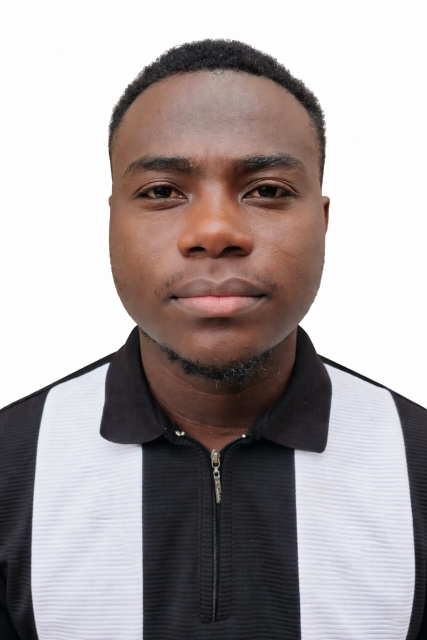
#> input picture Desktop/kiu_document_system/uploads/students/30/passport_photo/passport_photo_30_61b75c1d18db.jpg, 853 x 1280 px (shown at 1/2 size); its folder holds only this picture in this run
$ python verify.py ../uploads/students/30/passport_photo/passport_photo_30_61b75c1d18db.jpg
#> lines starting #> are read from the running program, lines starting #| are printed output that depends on the picture; after the words box and inside, x2 and y2 are one past the last pixel; in counts of white or black regions, pixels touching at a corner belong together
#> (reads Desktop/kiu_document_system/python/config.json from the repository)
### Desktop/kiu_document_system/python/preprocess.py
from __future__ import annotations

from pathlib import Path
from typing import Optional

import numpy as np


# [4 lines left out: function preprocess_image, not called in this run]


def preprocess_image_variants(path: str, expected_type: str | None = None) -> list[str]:
    """Return preprocessed image paths, with bank-slip-focused variants when applicable."""
    try:
        import cv2  # type: ignore
    except Exception:
        return []

    source = Path(path)
    image = cv2.imread(str(source))
#> image is the input picture: shape (1280, 853, 3); mean B, G, R 162.1, 161.8, 170.1
    if image is None:
        return []

    gray = cv2.cvtColor(image, cv2.COLOR_BGR2GRAY)
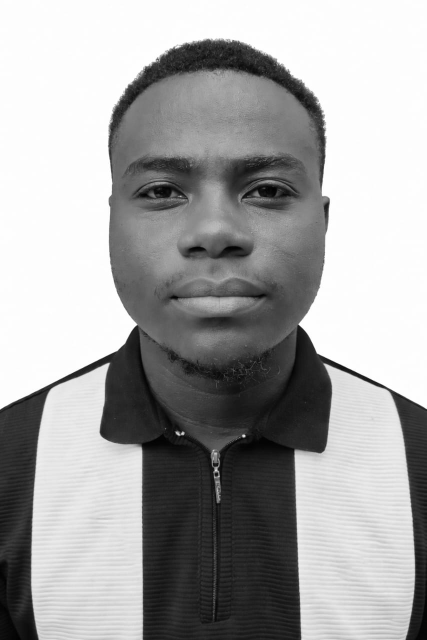
#> gray: shape (1280, 853) (shown at 1/2 size); min 0, max 255, mean 164.3
    gray = cv2.fastNlMeansDenoising(gray, h=25)
    base_processed = cv2.adaptiveThreshold(
        gray,
        255,
        cv2.ADAPTIVE_THRESH_GAUSSIAN_C,
        cv2.THRESH_BINARY,
        31,
        11,
    )
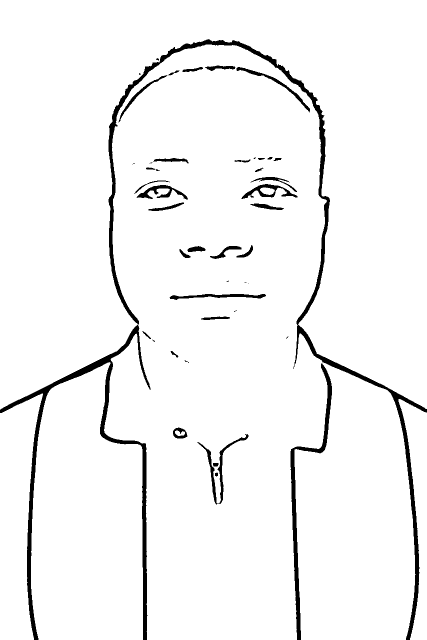
#> base_processed: shape (1280, 853) (shown at 1/2 size); 95.7% white; 48 black regions (16 under 20 px), largest, box (x1, y1, x2, y2) and area: (0, 78, 853, 1280) 30603, (581, 727, 664, 1280) 4923, (394, 868, 497, 1009) 1554

    outputs: list[str] = []

    out_path = source.with_name(source.stem + "_ocr_preprocessed.png")
    cv2.imwrite(str(out_path), base_processed)
    outputs.append(str(out_path))

    if expected_type == "bank_slip":
        # Add a high-contrast variant to make handwritten totals clearer.
        clahe = cv2.createCLAHE(clipLimit=2.5, tileGridSize=(8, 8))
        enhanced = clahe.apply(gray)
        bank_processed = cv2.adaptiveThreshold(
            enhanced,
            255,
            cv2.ADAPTIVE_THRESH_GAUSSIAN_C,
            cv2.THRESH_BINARY,
            35,
            8,
        )
        bank_path = source.with_name(source.stem + "_ocr_bank_preprocessed.png")
        cv2.imwrite(str(bank_path), bank_processed)
        outputs.append(str(bank_path))

        # Crop the lower section where TOTAL and amount-in-words are typically placed.
        height, width = bank_processed.shape[:2]
        y0 = int(height * 0.55)
        y1 = int(height * 0.98)
        x0 = int(width * 0.04)
        x1 = int(width * 0.96)
        if y1 > y0 and x1 > x0:
            lower_crop = bank_processed[y0:y1, x0:x1]
            if lower_crop.size > 0:
                crop_path = source.with_name(source.stem + "_ocr_bank_total_crop.png")
                cv2.imwrite(str(crop_path), lower_crop)
                outputs.append(str(crop_path))

    return outputs


# [68 lines left out: function preprocess_handwritten_digit_line_variants, not called in this run]

### Desktop/kiu_document_system/python/ocr.py
from __future__ import annotations

import os
import re
import shutil
import subprocess
import uuid
from pathlib import Path

from preprocess import preprocess_image_variants


IMAGE_EXTENSIONS = {".jpg", ".jpeg", ".png", ".bmp", ".tif", ".tiff"}
OCR_PSM_MODES = (3, 12, 11, 6)
_COMMON_OCR_KEYWORDS = (
    "admission",
    "certificate",
    "school",
    "student",
    "university",
    "bank",
    "receipt",
    "reference",
    "date",
    "name",
    "program",
    "course",
    "result",
    "exam",
    "academic",
    "campus",
    "uganda",
    "admitted",
)
_TYPE_OCR_HINTS = {
    "admission_letter": (
        "admission",
        "admitted",
        "offer",
        "program",
        "programme",
        "entry",
        "intake",
        "registrar",
    ),
    "certificate": (
        "certificate",
        "exam",
        "grade",
        "result",
        "education",
        "school",
        "university",
    ),
    "former_school_id": (
        "school",
        "student",
        "id",
        "card",
        "valid",
        "institution",
        "member",
        "year",
    ),
    "bank_slip": (
        "bank",
        "receipt",
        "reference",
        "transaction",
        "amount",
        "paid",
        "deposit",
        "cash",
        "teller",
    ),
    "award_letter": (
        "award",
        "bursary",
        "scholarship",
        "sponsorship",
        "financial",
        "aid",
    ),
    "national_id_passport": (
        "national",
        "passport",
        "identity",
        "citizenship",
        "dob",
    ),
}


def _find_executable(name: str, env_name: str, candidates: list[str]) -> str | None:
    configured = os.environ.get(env_name)
    if configured and Path(configured).is_file():
        return configured

    discovered = shutil.which(name)
    if discovered:
        return discovered

    for candidate in candidates:
        expanded = Path(os.path.expandvars(candidate))
        if expanded.is_file():
            return str(expanded)

    return None


# [17 lines left out: function _run_command, not called in this run]


def _ocr_with_tesseract(image_path: str, psm: int) -> str:
    tesseract = _find_executable("tesseract", "TESSERACT_PATH", [
        r"C:\Program Files\Tesseract-OCR\tesseract.exe",
        r"C:\Program Files (x86)\Tesseract-OCR\tesseract.exe",
    ])
    if not tesseract:
        return ""

    return _run_command([tesseract, image_path, "stdout", "--oem", "1", "--psm", str(psm)], timeout=35)


# [71 lines left out: functions _ocr_tesseract_digits_whitelist, _digits_whitelist_ocr_candidates, _score_candidate, not called in this run]


def _best_text_candidate(candidates: list[str], expected_type: str | None = None) -> str:
    best_text = ""
    best_score = (-1, -1, -1, -1, -1)
    for candidate in candidates:
        score = _score_candidate(candidate, expected_type)
        if score > best_score:
            best_score = score
            best_text = candidate
    return best_text


# [28 lines left out: function _extract_pdf_text_candidates, not called in this run]


def _extract_image_text_candidates(path: str, expected_type: str | None = None) -> list[str]:
    prepared_paths = preprocess_image_variants(path, expected_type)
    if not prepared_paths:
        prepared_paths = [path]

    handwritten_paths: list[str] = []
    if expected_type == "bank_slip":
        try:
            from preprocess import preprocess_handwritten_digit_line_variants

            handwritten_paths = preprocess_handwritten_digit_line_variants(path)
        except Exception:
            handwritten_paths = []

    merged_paths = list(dict.fromkeys(prepared_paths + handwritten_paths))

    candidates: list[str] = []

    # Full-page binarization variants multiply cost; whitelist digits only on raw + ink-focused stacks.
    digit_whitelist_base_paths = (
        list(dict.fromkeys([path] + handwritten_paths))
        if expected_type == "bank_slip"
        else []
    )

    for prepared_path in merged_paths:
        for psm in OCR_PSM_MODES:
            text = _ocr_with_tesseract(prepared_path, psm)
            if text:
                candidates.append(text)

    if digit_whitelist_base_paths:
        for base_path in digit_whitelist_base_paths:
            for dz in _digits_whitelist_ocr_candidates(base_path):
                candidates.append(dz)

    return candidates


def _extract_image_text(path: str, expected_type: str | None = None) -> str:
    return _best_text_candidate(_extract_image_text_candidates(path, expected_type), expected_type)


# [58 lines left out: functions _text_needs_image_ocr, _extract_scanned_pdf_text_candidates, not called in this run]


def extract_text_candidates(path: str, expected_type: str | None = None) -> list[str]:
    file_path = Path(path)
    suffix = file_path.suffix.lower()

    if suffix == ".pdf":
        return _extract_pdf_text_candidates(str(file_path), expected_type)

    if suffix in IMAGE_EXTENSIONS:
        return _extract_image_text_candidates(str(file_path), expected_type)

    try:
        raw = file_path.read_bytes()[:262144]
        text = raw.decode("utf-8", errors="ignore").strip()
        return [text] if text else []
    except Exception:
        return []


def extract_text(path: str, expected_type: str | None = None) -> str:
    text = _best_text_candidate(extract_text_candidates(path, expected_type), expected_type)

    # Tag very wide TOTAL-row screenshots so parsers do not hallucinate totals from handwritten digits alone.
    if expected_type == "bank_slip" and Path(path).suffix.lower() in IMAGE_EXTENSIONS:
        try:
            from PIL import Image

            with Image.open(path) as img:
                w, h = img.size
                if (w / max(1, h)) >= 2.5 and "DOCUMENT_SUBTYPE probable_total_row_only" not in text:
                    text = (text + "\nDOCUMENT_SUBTYPE probable_total_row_only").strip()
        except Exception:
            pass

    return text

### Desktop/kiu_document_system/python/validators/rules.py
from __future__ import annotations

import json
import re
from functools import lru_cache
from pathlib import Path
from typing import Any


def normalize(text: str) -> str:
    return re.sub(r"\s+", " ", text.lower()).strip()


def _collapse_alnum(text: str) -> str:
    """Return lowercase string with only alphanumeric characters (for fuzzy matching)."""
    return re.sub(r"[^a-z0-9]", "", text.lower())


# [42 lines left out: function _bank_slip_ocr_text_looks_like_app_ui, not called in this run]


_BANK_SLIP_CHARGE_LINE_RE = re.compile(
    r"bank\s*(?:charge|charges|fee|fees)|charge(?:s|\s*$)|commission|stamp\s*duty|handling\s*f",
    re.IGNORECASE,
)


# [7 lines left out: function _bank_slip_narrow_total_crop_marked, not called in this run]


def fuzzy_contains(text: str, keyword: str) -> bool:
    """Check whether keyword appears in text allowing for OCR noise like extra spaces/newlines/stamps.

    This compares collapsed alphanumeric forms as a cheap fuzzy match without extra deps.
    """
    if not text or not keyword:
        return False
    norm = normalize(text)
    if keyword.lower() in norm:
        return True
    return _collapse_alnum(keyword) in _collapse_alnum(text)


STOPWORDS = {
    "the", "and", "for", "with", "this", "that", "from", "your", "you", "are",
    "has", "have", "will", "shall", "to", "of", "in", "on", "or", "a", "an",
    "as", "by", "is", "be", "no", "not", "it", "at", "if", "within",
}


# [46 lines left out: functions reference_tokens, load_reference_standards, reference_similarity_score, not called in this run]


def classify_document(text: str, config: dict[str, Any], expected_type: str | None = None) -> tuple[str, int]:
#> called with text = ''
    normalized = normalize(text)
    if expected_type in config["document_rules"]:
        return expected_type, 85

    scores: dict[str, int] = {}
    for document_type, rule in config["document_rules"].items():
        score = 0
        for keyword in rule.get("keywords", []):
            if fuzzy_contains(text, keyword):
                score += 12
        scores[document_type] = min(score, 100)

    if not scores:
        return "unknown", 0

    document_type = max(scores, key=scores.get)
    return (document_type, scores[document_type]) if scores[document_type] > 0 else ("unknown", 0)


# [378 lines left out: functions extract_fields, _parse_amount_token, _extract_bank_slip_amount, detect_risk_flags, validate_document, not called in this run]

### Desktop/kiu_document_system/python/verify.py
from __future__ import annotations

import argparse
import hashlib
import json
import struct
import sys
from pathlib import Path
from typing import Any

from ocr import extract_text
from validators import classify_document, validate_document


ENGINE_VERSION = "1.0.0"


IMAGE_EXTENSIONS = {".jpg", ".jpeg", ".png", ".bmp", ".tif", ".tiff"}


def load_config() -> dict[str, Any]:
    config_path = Path(__file__).with_name("config.json")
    return json.loads(config_path.read_text(encoding="utf-8"))


def clean_result(result: dict[str, Any]) -> dict[str, Any]:
    result.setdefault("document_type", "unknown")
    result.setdefault("status", "REJECTED")
    result.setdefault("confidence_score", 0)
    result.setdefault("extracted_fields", {})
    result.setdefault("missing_fields", [])
    result.setdefault("risk_flags", [])
    result.setdefault("engine_version", ENGINE_VERSION)
    return result


def verify_file(file_path: str, expected_type: str | None = None) -> dict[str, Any]:
    config = load_config()
    path = Path(file_path)

    if not path.exists() or not path.is_file():
        return clean_result({
            "document_type": expected_type or "unknown",
            "status": "REJECTED",
            "confidence_score": 0,
            "extracted_fields": {},
            "missing_fields": [],
            "risk_flags": ["invalid file"],
            "error": "File does not exist",
        })

    max_size = int(config.get("max_file_size_mb", 10)) * 1024 * 1024
    if path.stat().st_size <= 0:
        return clean_result({
            "document_type": expected_type or "unknown",
            "status": "REJECTED",
            "confidence_score": 0,
            "extracted_fields": {},
            "missing_fields": [],
            "risk_flags": ["empty file"],
        })

    if path.stat().st_size > max_size:
        return clean_result({
            "document_type": expected_type or "unknown",
            "status": "REJECTED",
            "confidence_score": 0,
            "extracted_fields": {},
            "missing_fields": [],
            "risk_flags": ["file exceeds verification size limit"],
        })

    if expected_type == "passport_photo":
        return verify_passport_photo(path)

    text = extract_text(str(path), expected_type)
    if path.suffix.lower() == ".pdf" and _looks_like_pdf_binary(text):
        return clean_result({
            "document_type": expected_type or "unknown",
            "status": "REVIEW",
            "confidence_score": 50,
            "extracted_fields": {},
            "missing_fields": [],
            "risk_flags": ["PDF text extraction unavailable; install Poppler/Tesseract for full automated verification"],
            "ocr_text_hash": hashlib.sha256(text.encode("utf-8", errors="ignore")).hexdigest() if text else None,
            "ocr_text_preview": text[:500],
        })
    document_type, classification_score = classify_document(text, config, expected_type)

    if document_type not in config["document_rules"]:
        return clean_result({
            "document_type": "unknown",
            "status": "REVIEW" if text.strip() else "REJECTED",
            "confidence_score": min(classification_score, 40),
            "extracted_fields": {},
            "missing_fields": [],
            "risk_flags": ["unable to classify document"] if text.strip() else ["OCR failure", "empty text"],
            "ocr_text_hash": hashlib.sha256(text.encode("utf-8", errors="ignore")).hexdigest() if text else None,
        })

    result = validate_document(text, document_type, config)
    result["document_type"] = document_type
    result["classification_score"] = classification_score
    result["ocr_text_hash"] = hashlib.sha256(text.encode("utf-8", errors="ignore")).hexdigest() if text else None
    result["ocr_text_preview"] = text[:500]
    return clean_result(result)


# [38 lines left out: function verify_passport_photo, not called in this run]


def _looks_like_pdf_binary(text: str) -> bool:
    head = text[:1200]
    return "%PDF-" in head and " obj" in head


# [30 lines left out: function _read_image_dimensions, not called in this run]


def main() -> int:
    parser = argparse.ArgumentParser(description="Verify a student document and emit strict JSON.")
    parser.add_argument("file_path")
    parser.add_argument(
        "--expected-type",
        choices=[
            "admission_letter",
            "certificate",
            "national_id_passport",
            "former_school_id",
            "passport_photo",
            "award_letter",
            "bank_slip",
        ],
        default=None,
    )
    args = parser.parse_args()

    try:
        result = verify_file(args.file_path, args.expected_type)
    except Exception as exc:
        result = clean_result({
            "document_type": args.expected_type or "unknown",
            "status": "REJECTED",
            "confidence_score": 0,
            "extracted_fields": {},
            "missing_fields": [],
            "risk_flags": ["engine execution failure"],
            "error": str(exc),
        })

    sys.stdout.write(json.dumps(result, ensure_ascii=False, separators=(",", ":")))
    return 0


if __name__ == "__main__":
    raise SystemExit(main())
#> (the program exits here)
